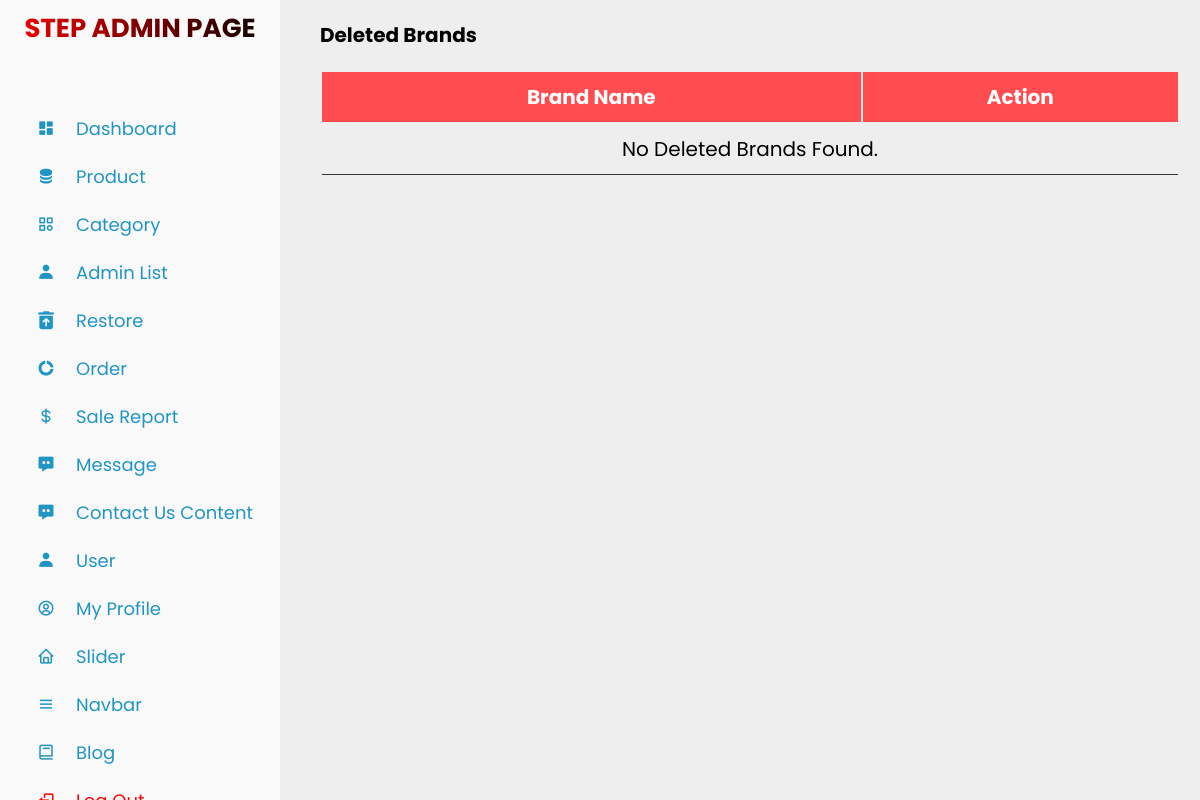
Page /admin_restore_brands.php on the earlier database version.
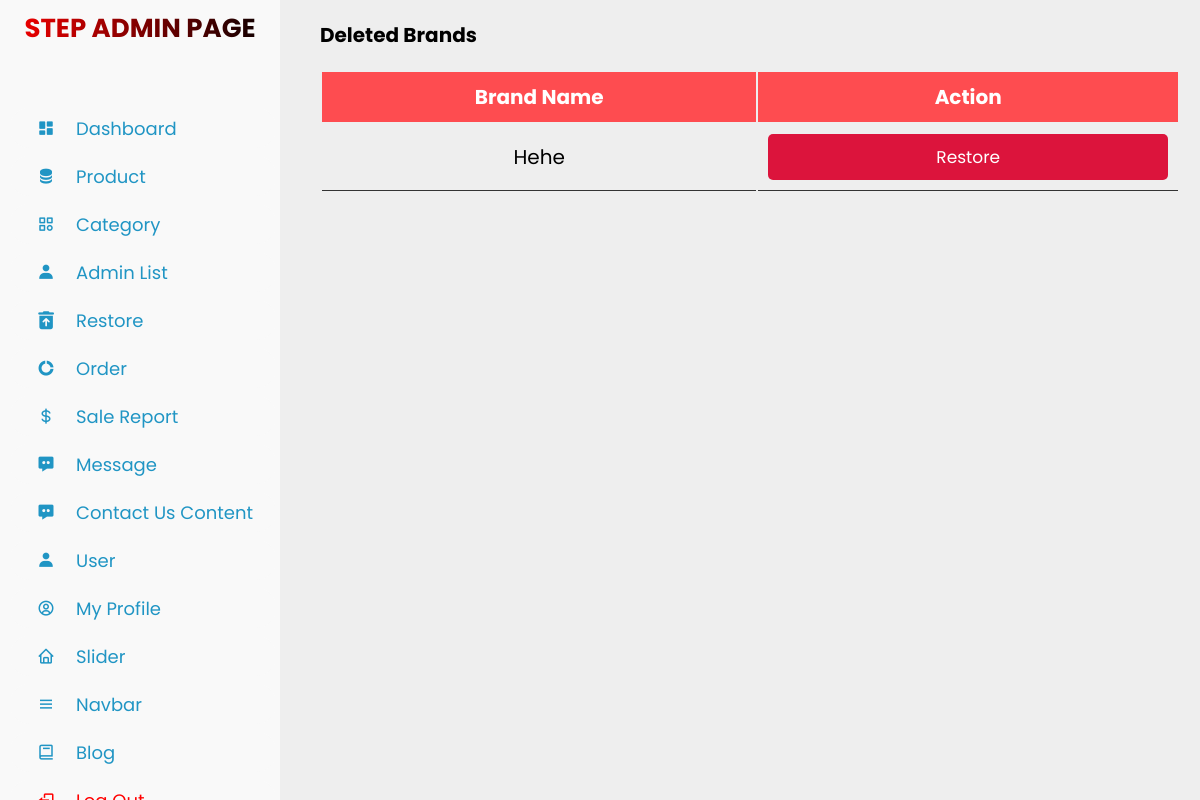
Same page on the later database version.
### tables this page shows
CREATE TABLE `deleted_brands` (
  `id` int(11) NOT NULL,
  `name` varchar(255) NOT NULL,
  `deleted_at` datetime DEFAULT current_timestamp()
);

### admin_restore_brands.php (the view, shortened to what this page needs)
<?php
include 'connect.php';
$stmt = $conn->prepare("SELECT * FROM deleted_brands");
$stmt->execute();
$deleted_brands = $stmt->fetchAll(PDO::FETCH_ASSOC);
?>
<!DOCTYPE html>
<html lang="en">
<head>
    <link rel="stylesheet" type="text/css" href="assets/css/admin_categories.css">
</head>
<body>
    <?php include 'sidebar.php'; ?>
    <div class="container">
        <h1>Deleted Brands</h1>
        <div class="product-display">
            <table class="product-display-table">
                <thead>
                    <tr>
                        <th>Brand Name</th>
                        <th>Action</th>
                    </tr>
                </thead>
                <tbody>
                    <?php if (empty($deleted_brands)): ?>
                        <tr>
                            <td colspan="2">No deleted brands found.</td>
                        </tr>
                    <?php else: ?>
                        <?php foreach ($deleted_brands as $deleted_brand): ?>
                            <tr>
                                <td><?= htmlspecialchars($deleted_brand['name']); ?></td>
                                <td>
                                    <a href="restore_brand.php?id=<?= htmlspecialchars($deleted_brand['id']); ?>" class="btn">Restore</a>
                                </td>
                            </tr>
                        <?php endforeach; ?>
                    <?php endif; ?>
                </tbody>
            </table>
        </div>
    </div>
</body>
</html>

Differences in the rows shown:
added deleted_brands: name "Hehe"
Other differences:
text no longer shown: "No Deleted Brands Found."
